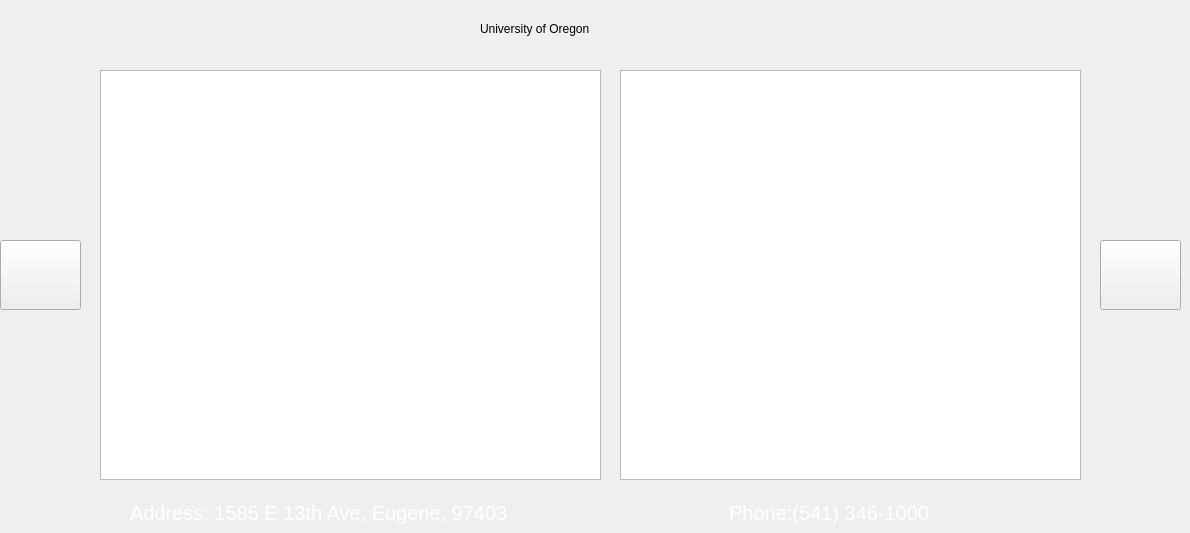
    <widget class="QWidget" name="page_12">
     <widget class="QGraphicsView" name="oregon_campus">
      <property name="geometry">
       <rect>
        <x>100</x>
        <y>70</y>
        <width>501</width>
        <height>410</height>
       </rect>
      </property>
      <property name="styleSheet">
       <string notr="true">QGraphicsView {
	background-image: url(&quot;res/oregon.jpg&quot;);
    background-repeat: no-repeat;
    background-position: center center;
    width: 100%;
	height: 100%;
}
</string>
      </property>
     </widget>
     <widget class="QPushButton" name="backPage_10">
      <property name="geometry">
       <rect>
        <x>0</x>
        <y>240</y>
        <width>81</width>
        <height>70</height>
       </rect>
      </property>
      <property name="styleSheet">
       <string notr="true">QPushButton {
	background-image: url('res/back-xx.png');
	background-size: 10px;    
    background-repeat: no-repeat;
    background-position: center center;
}</string>
      </property>
      <property name="text">
       <string/>
      </property>
     </widget>
     <widget class="QLabel" name="oregon_title">
      <property name="geometry">
       <rect>
        <x>480</x>
        <y>11</y>
        <width>301</width>
        <height>35</height>
       </rect>
      </property>
      <property name="text">
       <string>University of Oregon</string>
      </property>
     </widget>
     <widget class="QGraphicsView" name="oregon_map">
      <property name="geometry">
       <rect>
        <x>620</x>
        <y>70</y>
        <width>461</width>
        <height>410</height>
       </rect>
      </property>
      <property name="styleSheet">
       <string notr="true">QGraphicsView {
	background-image: url(&quot;res/oregon_map.png&quot;);
    background-repeat: no-repeat;
    background-position: center center;
    width: 100%;
	height: 100%;
}
</string>
      </property>
     </widget>
     <widget class="QLabel" name="oregon_address">
      <property name="geometry">
       <rect>
        <x>130</x>
        <y>501</y>
        <width>881</width>
        <height>23</height>
       </rect>
      </property>
      <property name="styleSheet">
       <string notr="true">QLabel {
	color: white;
	font-size: 20px;
}</string>
      </property>
      <property name="text">
       <string>Address: 1585 E 13th Ave, Eugene, 97403                                        Phone:(541) 346-1000</string>
      </property>
     </widget>
     <widget class="QPushButton" name="nextPage_12">
      <property name="geometry">
       <rect>
        <x>1100</x>
        <y>240</y>
        <width>81</width>
        <height>70</height>
       </rect>
      </property>
      <property name="styleSheet">
       <string notr="true">QPushButton {
	background-image: url('res/next-xx.png');
	background-size: 10px;    
    background-repeat: no-repeat;
    background-position: center center;
}</string>
      </property>
      <property name="text">
       <string/>
      </property>
     </widget>
    </widget>
